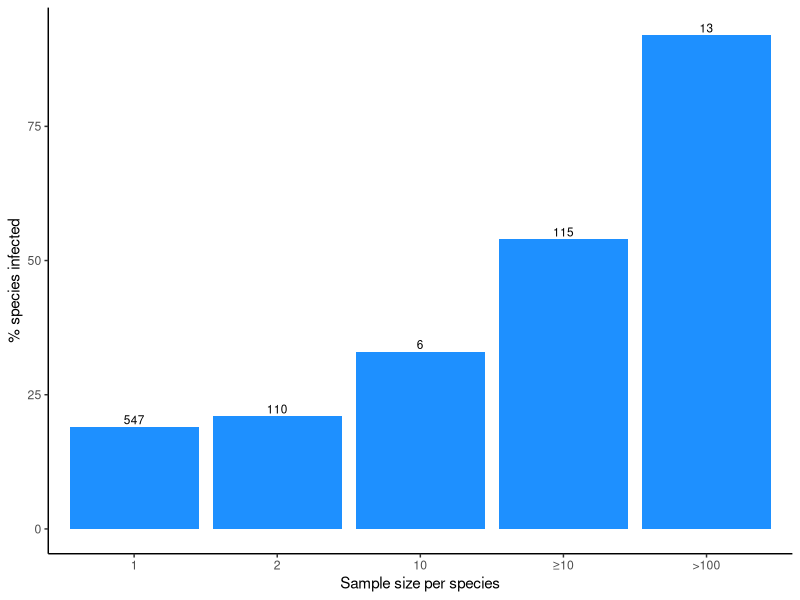

R code for this plot:
# This one was never used. See `wolbachia.R` file for the one I used in the meeting

# From the following paper (Table 2):
# Hilgenboecker, K., P. Hammerstein, P. Schlattmann, A. Telschow, and J. H. Werren. 2008.
#   How many species are infected with Wolbachia? – a statistical analysis of current
#   data. FEMS Microbiology Letters 281:215–220.

library(tidyverse)

df <- data_frame(
    n = c("1", "2", "10", "≥10", ">100"),
    s = c(547, 110, 6, 115, 13),
    inf = c(19, 21, 33, 54, 92)) %>%
    mutate(n = factor(n, levels = c("1", "2", "10", "≥10", ">100")))

ggplot(df, aes(n, inf)) +
    theme_classic() +
    geom_bar(stat = 'identity', color = NA, fill = 'dodgerblue') +
    ylab('% species infected') +
    xlab('Sample size per species') +
    geom_text(aes(label = s, y = inf + 0.5), vjust = 0, size = 3)# +
    # labs(caption = "(Hilgenboecker et al. 2008)")
